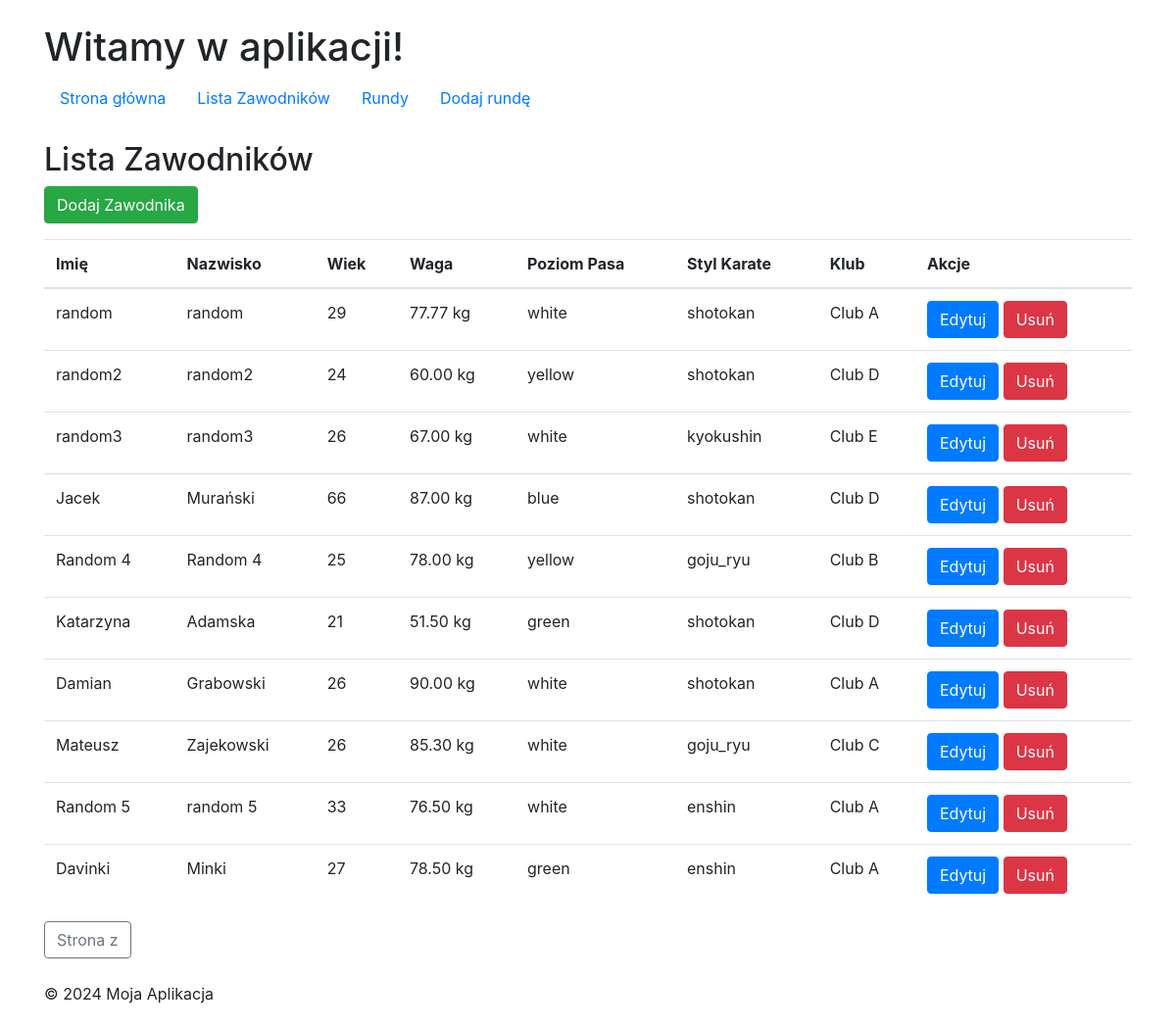
Page /athletes/ on the committed database.
### TurniejKarate/models.py (models this page shows, shortened)
class Athlete(models.Model):
    BELT_LEVELS = [
        ('white', 'White'),
        ('yellow', 'Yellow'),
        ('green', 'Green'),
        ('blue', 'Blue'),
        ('brown', 'Brown'),
        ('black', 'Black'),
    ]
    KARATE_STYLES = [
        ('shotokan', 'Shotokan'),
        ('goju_ryu', 'Goju-Ryu'),
        ('shito_ryu', 'Shito-Ryu'),
        ('kyokushin', 'Kyokushin'),
        ('wado_ryu', 'Wado-Ryu'),
        ('enshin', 'Enshin'),
    ]
    GENDER_CHOICES = [
        ('M', 'Male'),
        ('F', 'Female'),
        ('O', 'Other'),
    ]
    first_name = models.CharField(max_length=50)
    last_name = models.CharField(max_length=50)
    age = models.PositiveIntegerField()
    weight = models.DecimalField(max_digits=5, decimal_places=2)
    gender = models.CharField(max_length=1, choices=GENDER_CHOICES)
    belt_level = models.CharField(max_length=10, choices=BELT_LEVELS)
    karate_style = models.CharField(max_length=20, choices=KARATE_STYLES)
    club = models.ForeignKey(Club, on_delete=models.CASCADE)
    weight_category = models.ForeignKey(WeightCategory, on_delete=models.SET_NULL, null=True, blank=True)

class Club(models.Model):
    name = models.CharField(max_length=100, unique=True)
    def __str__(self):
        return self.name

### TurniejKarate/views.py (the view)
# urls.py: path('athletes/', AthleteListView.as_view(), name='athlete_list'),  # Lista zawodników
class AthleteListView(ListView):
    model = Athlete
    template_name = 'athlete_list.html'  # Szablon listy zawodników
    context_object_name = 'athletes'

### templates/athlete_list.html (shortened to what this page needs)
{% extends 'base.html' %}
{% block content %}
  <h2>Lista Zawodników</h2>
  <a href="{% url 'athlete_create' %}" class="btn btn-success mb-3">Dodaj Zawodnika</a>
  <table class="table">
    <thead>
      <tr>
        <th>Imię</th>
        <th>Nazwisko</th>
        <th>Wiek</th>
        <th>Waga</th>
        <th>Poziom Pasa</th>
        <th>Styl Karate</th>
        <th>Klub</th>
        <th>Akcje</th>
      </tr>
    </thead>
    <tbody>
      {% for athlete in athletes %}
        <tr>
          <td>{{ athlete.first_name }}</td>
          <td>{{ athlete.last_name }}</td>
          <td>{{ athlete.age }}</td>
          <td>{{ athlete.weight }} kg</td>
          <td>{{ athlete.belt_level }}</td>
          <td>{{ athlete.karate_style }}</td>
          <td>{{ athlete.club }}</td>
          <td>
            <a href="{% url 'athlete_update' athlete.id %}" class="btn btn-primary"> Edytuj</a>
            <a href="{% url 'athlete_delete' athlete.id %}" class="btn btn-danger"> Usuń</a>
          </td>
        </tr>
      {% endfor %}
    </tbody>
  </table>
  <div class="pagination">
    <span class="btn btn-outline-secondary">Strona {{ athletes.number }} z {{ athletes.paginator.num_pages }}</span>
  </div>
{% endblock %}

### rows in the picture
Athlete: first_name "random", last_name "random", age "29", weight "77.77", belt_level "white", karate_style "shotokan", club "Club A"
Athlete: first_name "random2", last_name "random2", age "24", weight "60.00", belt_level "yellow", karate_style "shotokan", club "Club D"
Athlete: first_name "random3", last_name "random3", age "26", weight "67.00", belt_level "white", karate_style "kyokushin", club "Club E"
Athlete: first_name "Jacek", last_name "Murański", age "66", weight "87.00", belt_level "blue", karate_style "shotokan", club "Club D"
Athlete: first_name "Random 4", last_name "Random 4", age "25", weight "78.00", belt_level "yellow", karate_style "goju_ryu", club "Club B"
Athlete: first_name "Katarzyna", last_name "Adamska", age "21", weight "51.50", belt_level "green", karate_style "shotokan", club "Club D"
Athlete: first_name "Damian", last_name "Grabowski", age "26", weight "90.00", belt_level "white", karate_style "shotokan", club "Club A"
Athlete: first_name "Mateusz", last_name "Zajekowski", age "26", weight "85.30", belt_level "white", karate_style "goju_ryu", club "Club C"
Athlete: first_name "Random 5", last_name "random 5", age "33", weight "76.50", belt_level "white", karate_style "enshin", club "Club A"
Athlete: first_name "Davinki", last_name "Minki", age "27", weight "78.50", belt_level "green", karate_style "enshin", club "Club A"
